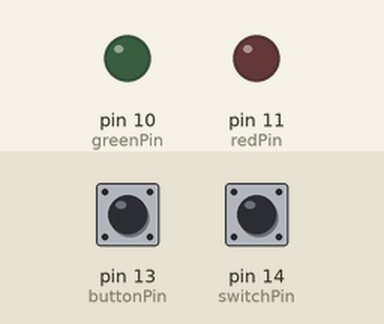
This sketch was run on a simulated Arduino Uno, built with avr-gcc and run on an emulated ATmega328P. Parts: output pins drawn as LEDs (lit = HIGH). Inputs (shaded band) come from the test bench; at power-on: pin 13 (buttonPin) LOW, pin 14 (switchPin) LOW.

Above: at 1.2 s.
1.3 s: pin 13 (buttonPin) pulled HIGH for 0.15 s
At 1.37 s:
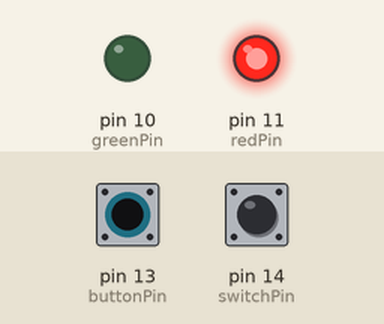
2.9 s: pin 14 (switchPin) pulled HIGH for 0.15 s
At 2.97 s:
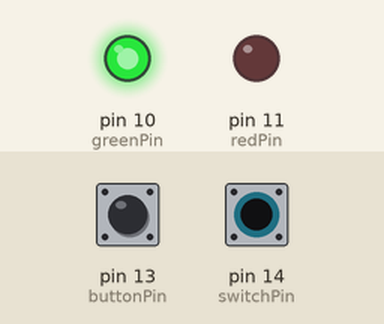
4.5 s: pin 14 (switchPin) pulled HIGH for 3.2 s
At 8.4 s:
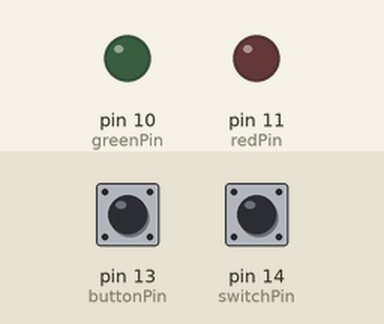
9.2 s: pin 13 (buttonPin) pulled HIGH for 3.2 s
At 9.5 s:
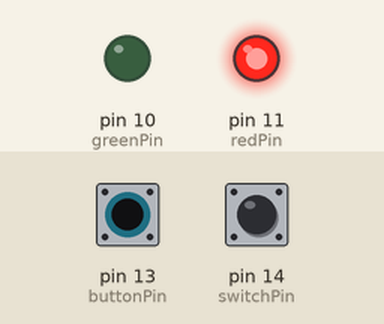
13.9 s: pin 13 (buttonPin) driven HIGH and pin 14 (switchPin) driven HIGH
At 14.3 s:
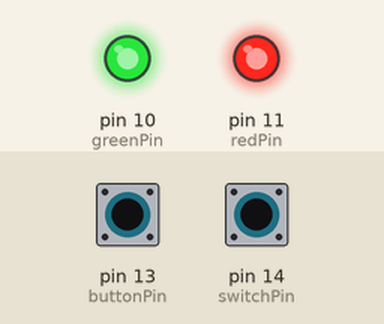
Timing chart, 0 to 16.4 s (numbered marks = the images above; inputs shaded):
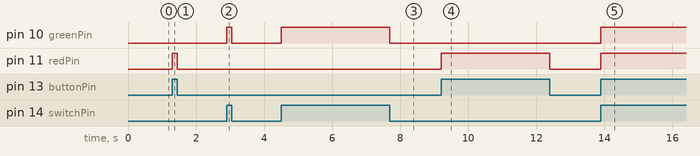

Measured:
- after the input at 1.3 s, pin 11 (redPin): LOW → HIGH at once, → LOW 0.15 s later
- after the input at 2.9 s, pin 10 (greenPin): LOW → HIGH at once, → LOW 0.15 s later
- after the input at 4.5 s, pin 10 (greenPin): LOW → HIGH at once, → LOW 3.2 s later
- after the input at 9.2 s, pin 11 (redPin): LOW → HIGH at once, → LOW 3.2 s later
- after the input at 13.9 s, pin 10 (greenPin), pin 11 (redPin): LOW → HIGH at once

The sketch:

buttonSwitch.ino
```cpp
int redPin = 11;
int greenPin = 10;

int buttonPin = 13;
int switchPin = 14;

void setup(){
	pinMode(redPin, OUTPUT);
	pinMode(greenPin, OUTPUT);

	pinMode(buttonPin, INPUT);
	pinMode(switchPin, INPUT);
}

void loop(){
	if(digitalRead(buttonPin)){
		digitalWrite(redPin, HIGH);
	}
	else{
		digitalWrite(redPin, LOW);
	}

	if(digitalRead(switchPin)){
		digitalWrite(greenPin, HIGH);
	}
	else{
		digitalWrite(greenPin, LOW);
	}
}
```
